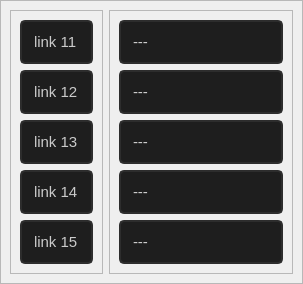
                   <widget class="QWidget" name="tabela_links_11a15">
                    <attribute name="title">
                     <string>links 11 à 15</string>
                    </attribute>
                    <layout class="QVBoxLayout" name="verticalLayout_51">
                     <property name="spacing">
                      <number>0</number>
                     </property>
                     <property name="leftMargin">
                      <number>0</number>
                     </property>
                     <property name="topMargin">
                      <number>0</number>
                     </property>
                     <property name="rightMargin">
                      <number>0</number>
                     </property>
                     <property name="bottomMargin">
                      <number>0</number>
                     </property>
                     <item>
                      <widget class="QFrame" name="frame_78input_link_ps3">
                       <property name="frameShape">
                        <enum>QFrame::StyledPanel</enum>
                       </property>
                       <property name="frameShadow">
                        <enum>QFrame::Raised</enum>
                       </property>
                       <layout class="QHBoxLayout" name="horizontalLayout_27">
                        <item>
                         <widget class="QFrame" name="frame_86input_link_ps3">
                          <property name="maximumSize">
                           <size>
                            <width>93</width>
                            <height>16777215</height>
                           </size>
                          </property>
                          <property name="frameShape">
                           <enum>QFrame::StyledPanel</enum>
                          </property>
                          <property name="frameShadow">
                           <enum>QFrame::Raised</enum>
                          </property>
                          <layout class="QVBoxLayout" name="verticalLayout_60">
                           <item>
                            <widget class="QLineEdit" name="info_link11">
                             <property name="minimumSize">
                              <size>
                               <width>0</width>
                               <height>40</height>
                              </size>
                             </property>
                             <property name="styleSheet">
                              <string notr="true">QLineEdit{
border: 2px solid rgb(45,45,45);
border-radius: 5px;
padding: 10px;
background-color: rgb(30,30,30);
	color: rgb(203, 203, 203);
font: 15px Segoe UI, bold;
}
QLineEdit:hover{
border: 2px solid rgb(55,55,55);
}
QLineEdit:focus{
border: 2px solid  rgb(170,0,0);
	color: rgb(170,0,0);
}</string>
                             </property>
                             <property name="text">
                              <string>link 11</string>
                             </property>
                             <property name="echoMode">
                              <enum>QLineEdit::Normal</enum>
                             </property>
                             <property name="clearButtonEnabled">
                              <bool>false</bool>
                             </property>
                            </widget>
                           </item>
                           <item>
                            <widget class="QLineEdit" name="info_link12">
                             <property name="minimumSize">
                              <size>
                               <width>0</width>
                               <height>40</height>
                              </size>
                             </property>
                             <property name="styleSheet">
                              <string notr="true">QLineEdit{
border: 2px solid rgb(45,45,45);
border-radius: 5px;
padding: 10px;
background-color: rgb(30,30,30);
	color: rgb(203, 203, 203);
font: 15px Segoe UI, bold;
}
QLineEdit:hover{
border: 2px solid rgb(55,55,55);
}
QLineEdit:focus{
border: 2px solid  rgb(170,0,0);
	color: rgb(170,0,0);
}</string>
                             </property>
                             <property name="text">
                              <string>link 12</string>
                             </property>
                             <property name="echoMode">
                              <enum>QLineEdit::Normal</enum>
                             </property>
                             <property name="clearButtonEnabled">
                              <bool>false</bool>
                             </property>
                            </widget>
                           </item>
                           <item>
                            <widget class="QLineEdit" name="info_link13">
                             <property name="minimumSize">
                              <size>
                               <width>0</width>
                               <height>40</height>
                              </size>
                             </property>
                             <property name="styleSheet">
                              <string notr="true">QLineEdit{
border: 2px solid rgb(45,45,45);
border-radius: 5px;
padding: 10px;
background-color: rgb(30,30,30);
	color: rgb(203, 203, 203);
font: 15px Segoe UI, bold;
}
QLineEdit:hover{
border: 2px solid rgb(55,55,55);
}
QLineEdit:focus{
border: 2px solid  rgb(170,0,0);
	color: rgb(170,0,0);
}</string>
                             </property>
                             <property name="text">
                              <string>link 13</string>
                             </property>
                             <property name="echoMode">
                              <enum>QLineEdit::Normal</enum>
                             </property>
                             <property name="clearButtonEnabled">
                              <bool>false</bool>
                             </property>
                            </widget>
                           </item>
                           <item>
                            <widget class="QLineEdit" name="info_link14">
                             <property name="minimumSize">
                              <size>
                               <width>0</width>
                               <height>40</height>
                              </size>
                             </property>
                             <property name="styleSheet">
                              <string notr="true">QLineEdit{
border: 2px solid rgb(45,45,45);
border-radius: 5px;
padding: 10px;
background-color: rgb(30,30,30);
	color: rgb(203, 203, 203);
font: 15px Segoe UI, bold;
}
QLineEdit:hover{
border: 2px solid rgb(55,55,55);
}
QLineEdit:focus{
border: 2px solid  rgb(170,0,0);
	color: rgb(170,0,0);
}</string>
                             </property>
                             <property name="text">
                              <string>link 14</string>
                             </property>
                             <property name="echoMode">
                              <enum>QLineEdit::Normal</enum>
                             </property>
                             <property name="clearButtonEnabled">
                              <bool>false</bool>
                             </property>
                            </widget>
                           </item>
                           <item>
                            <widget class="QLineEdit" name="info_link15">
                             <property name="minimumSize">
                              <size>
                               <width>0</width>
                               <height>40</height>
                              </size>
                             </property>
                             <property name="styleSheet">
                              <string notr="true">QLineEdit{
border: 2px solid rgb(45,45,45);
border-radius: 5px;
padding: 10px;
background-color: rgb(30,30,30);
	color: rgb(203, 203, 203);
font: 15px Segoe UI, bold;
}
QLineEdit:hover{
border: 2px solid rgb(55,55,55);
}
QLineEdit:focus{
border: 2px solid  rgb(170,0,0);
	color: rgb(170,0,0);
}</string>
                             </property>
                             <property name="text">
                              <string>link 15</string>
                             </property>
                             <property name="echoMode">
                              <enum>QLineEdit::Normal</enum>
                             </property>
                             <property name="clearButtonEnabled">
                              <bool>false</bool>
                             </property>
                            </widget>
                           </item>
                          </layout>
                         </widget>
                        </item>
                        <item>
                         <widget class="QFrame" name="frame_87input_link_ps3">
                          <property name="frameShape">
                           <enum>QFrame::StyledPanel</enum>
                          </property>
                          <property name="frameShadow">
                           <enum>QFrame::Raised</enum>
                          </property>
                          <layout class="QVBoxLayout" name="verticalLayout_61">
                           <item>
                            <widget class="QLineEdit" name="input_link11_ps3">
                             <property name="minimumSize">
                              <size>
                               <width>0</width>
                               <height>40</height>
                              </size>
                             </property>
                             <property name="styleSheet">
                              <string notr="true">QLineEdit{
border: 2px solid rgb(45,45,45);
border-radius: 5px;
padding: 10px;
background-color: rgb(30,30,30);
	color: rgb(203, 203, 203);
font: 15px Segoe UI, bold;
}
QLineEdit:hover{
border: 2px solid rgb(55,55,55);
}
QLineEdit:focus{
border: 2px solid  rgb(170,0,0);
	color: rgb(170,0,0);
}</string>
                             </property>
                             <property name="text">
                              <string>---</string>
                             </property>
                             <property name="echoMode">
                              <enum>QLineEdit::Normal</enum>
                             </property>
                             <property name="clearButtonEnabled">
                              <bool>false</bool>
                             </property>
                            </widget>
                           </item>
                           <item>
                            <widget class="QLineEdit" name="input_link12_ps3">
                             <property name="minimumSize">
                              <size>
                               <width>0</width>
                               <height>40</height>
                              </size>
                             </property>
                             <property name="styleSheet">
                              <string notr="true">QLineEdit{
border: 2px solid rgb(45,45,45);
border-radius: 5px;
padding: 10px;
background-color: rgb(30,30,30);
	color: rgb(203, 203, 203);
font: 15px Segoe UI, bold;
}
QLineEdit:hover{
border: 2px solid rgb(55,55,55);
}
QLineEdit:focus{
border: 2px solid  rgb(170,0,0);
	color: rgb(170,0,0);
}</string>
                             </property>
                             <property name="text">
                              <string>---</string>
                             </property>
                            </widget>
                           </item>
                           <item>
                            <widget class="QLineEdit" name="input_link13_ps3">
                             <property name="minimumSize">
                              <size>
                               <width>0</width>
                               <height>40</height>
                              </size>
                             </property>
                             <property name="styleSheet">
                              <string notr="true">QLineEdit{
border: 2px solid rgb(45,45,45);
border-radius: 5px;
padding: 10px;
background-color: rgb(30,30,30);
	color: rgb(203, 203, 203);
font: 15px Segoe UI, bold;
}
QLineEdit:hover{
border: 2px solid rgb(55,55,55);
}
QLineEdit:focus{
border: 2px solid  rgb(170,0,0);
	color: rgb(170,0,0);
}</string>
                             </property>
                             <property name="text">
                              <string>---</string>
                             </property>
                             <property name="echoMode">
                              <enum>QLineEdit::Normal</enum>
                             </property>
                             <property name="clearButtonEnabled">
                              <bool>false</bool>
                             </property>
                            </widget>
                           </item>
                           <item>
                            <widget class="QLineEdit" name="input_link14_ps3">
                             <property name="minimumSize">
                              <size>
                               <width>0</width>
                               <height>40</height>
                              </size>
                             </property>
                             <property name="styleSheet">
                              <string notr="true">QLineEdit{
border: 2px solid rgb(45,45,45);
border-radius: 5px;
padding: 10px;
background-color: rgb(30,30,30);
	color: rgb(203, 203, 203);
font: 15px Segoe UI, bold;
}
QLineEdit:hover{
border: 2px solid rgb(55,55,55);
}
QLineEdit:focus{
border: 2px solid  rgb(170,0,0);
	color: rgb(170,0,0);
}</string>
                             </property>
                             <property name="text">
                              <string>---</string>
                             </property>
                            </widget>
                           </item>
                           <item>
                            <widget class="QLineEdit" name="input_link15_ps3">
                             <property name="minimumSize">
                              <size>
                               <width>0</width>
                               <height>40</height>
                              </size>
                             </property>
                             <property name="styleSheet">
                              <string notr="true">QLineEdit{
border: 2px solid rgb(45,45,45);
border-radius: 5px;
padding: 10px;
background-color: rgb(30,30,30);
	color: rgb(203, 203, 203);
font: 15px Segoe UI, bold;
}
QLineEdit:hover{
border: 2px solid rgb(55,55,55);
}
QLineEdit:focus{
border: 2px solid  rgb(170,0,0);
	color: rgb(170,0,0);
}</string>
                             </property>
                             <property name="text">
                              <string>---</string>
                             </property>
                            </widget>
                           </item>
                          </layout>
                         </widget>
                        </item>
                       </layout>
                      </widget>
                     </item>
                    </layout>
                   </widget>
